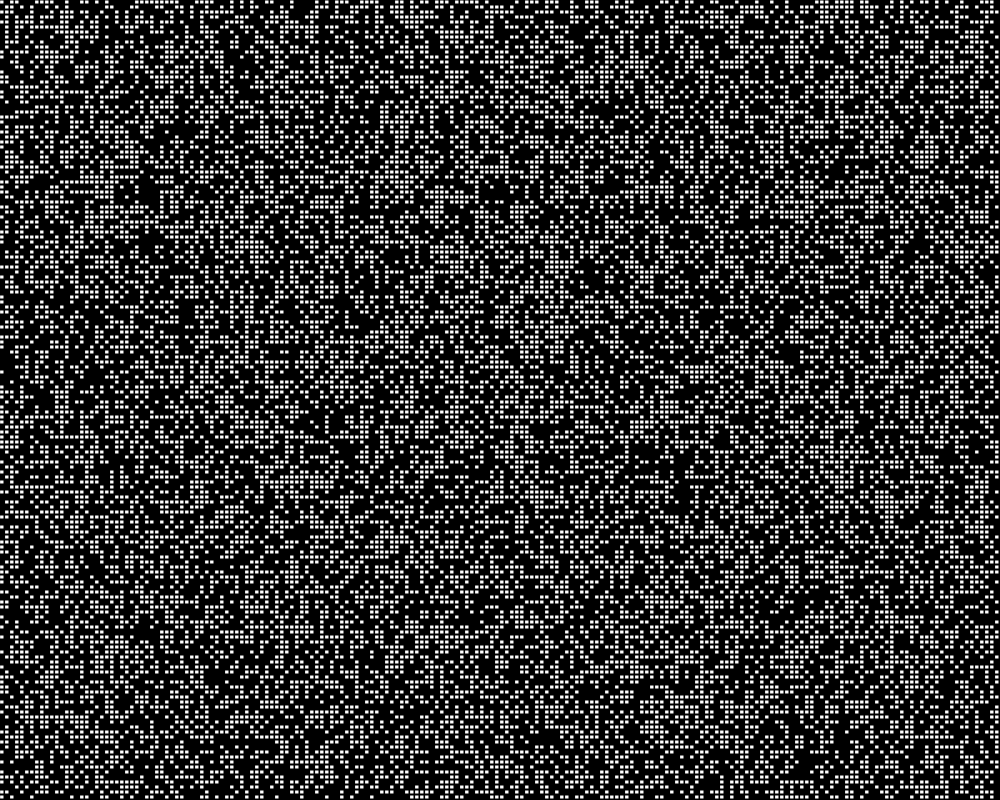
Frame 1 (no input)
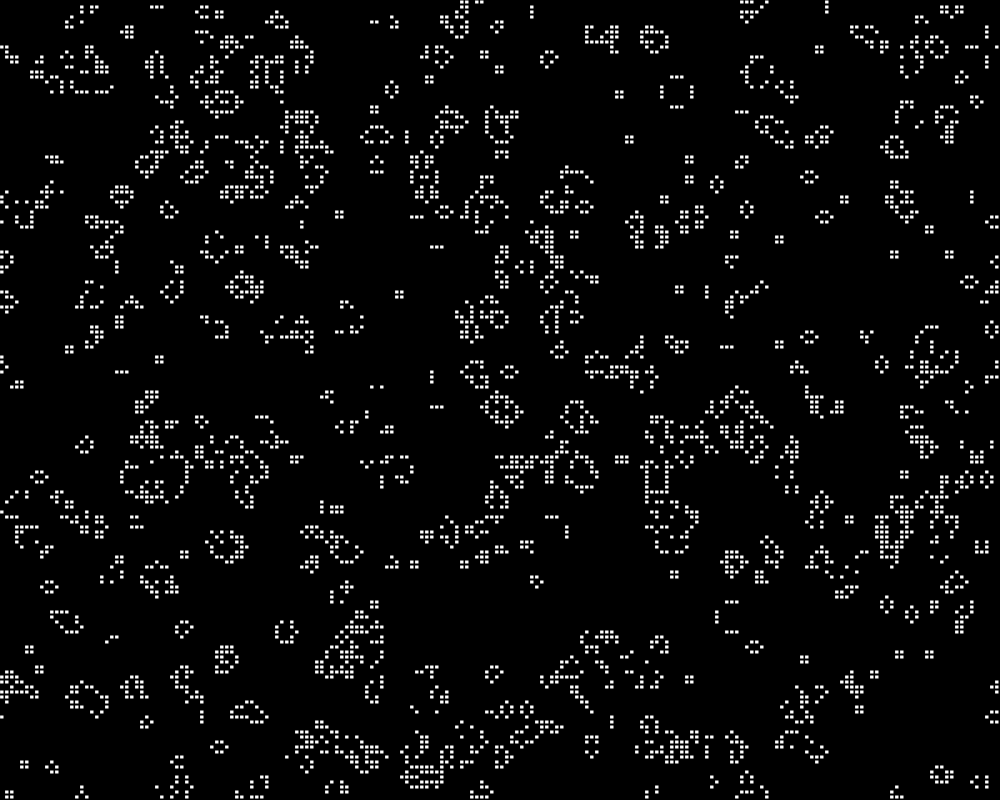
Frame 60 (no input)
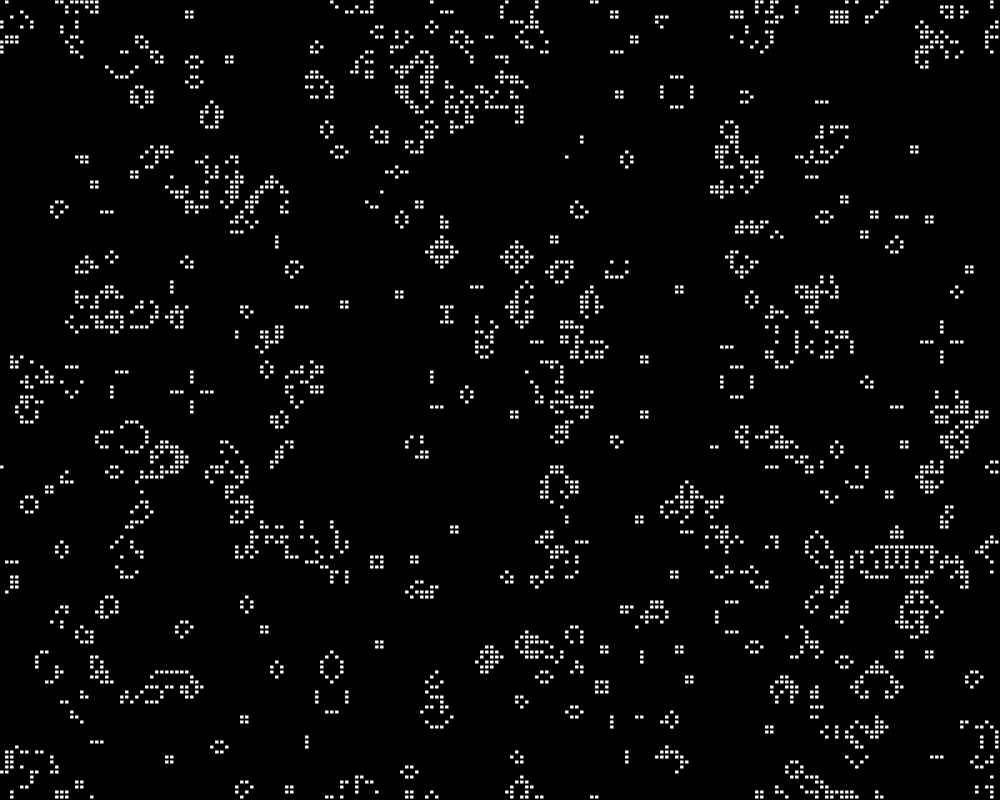
Frame 120 (the mouse pressed at the canvas centre since frame 60)

The p5.js sketch that drew these frames (run headless with seeded random() and noise() and a simulated clock; from frame 60 on, the mouse is pressed at the canvas centre):

// p5.js sketch
// ── sketch.js
let grid;
let cols;
let rows;
let res = 5;
let xSize = 1000;
let ySize = 800;

function make2DArray(cols, rows) {
  let arr = new Array(cols);
  for (let i = 0; i < arr.length; i++) {
    arr[i] = new Array(rows);
  }
  return arr;
}

function setup() {
  // put setup code here
  createCanvas(xSize, ySize);
  cols = width / res;
  rows = height / res;
  grid = make2DArray(cols, rows);

  for (let i = 0; i < cols; i++) {
    for (let j = 0; j < rows; j++) {
      grid[i][j] = floor(random(2));
    }
  }
}

function draw() {
  // put drawing code here
  background(0);

  for (let i = 0; i < cols; i++) {
    for (let j = 0; j < rows; j++) {
      let x = i * res;
      let y = j * res;

      if (grid[i][j] == 1) {
        fill(255);
        stroke(0);
        rect(x, y, res - 1, res - 1);
      }
    }
  }

  let next = make2DArray(cols, rows);

  // compute next based on grid
  for (let i = 0; i < cols; i++) {
    for (let j = 0; j < rows; j++) {
      // count live neighbors
      let state = grid[i][j];

      let neighbors = countNeighbors(grid, i, j);

      if (state == 0 && neighbors == 3) {
        next[i][j] = 1;
      } else if (state == 1 && (neighbors < 2 || neighbors > 3)) {
        next[i][j] = 0;
      } else {
        next[i][j] = state;
      }
    }
  }

  grid = next;
}

function countNeighbors(grid, x, y) {
  let sum = 0;
  for (let i = -1; i < 2; i++) {
    for (let j = -1; j < 2; j++) {
      let xcoord = (x + i + cols) % cols;
      let ycoord = (y + j + rows) % rows;

      sum += grid[xcoord][ycoord];
    }
  }

  sum -= grid[x][y];
  return sum;
}
